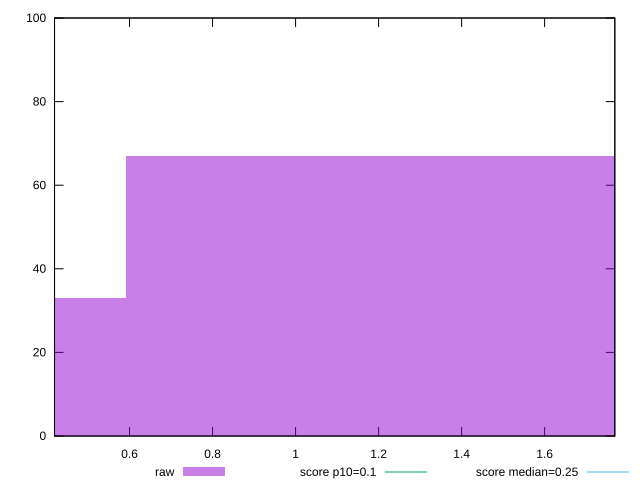

Source code (gnuplot):
reset

$raw <<EOF
1.1809093167226887 67
0 33
EOF

set key outside below
set boxwidth 1.1809093167226887
set xrange [0.4193431606292724:1.7690829467773437]
set yrange [0:100]
set trange [0:100]
set style fill transparent solid 0.5 noborder

set parametric
set terminal svg size 640, 490 enhanced background rgb 'white'
set output "report_00018_2021-02-10T15-25-16.877Z/cumulative-layout-shift/samples/pages+cached/raw/histogram.svg"

plot $raw title "raw" with boxes, \
     0.1,t title "score p10=0.1", \
     0.25,t title "score median=0.25"

reset
